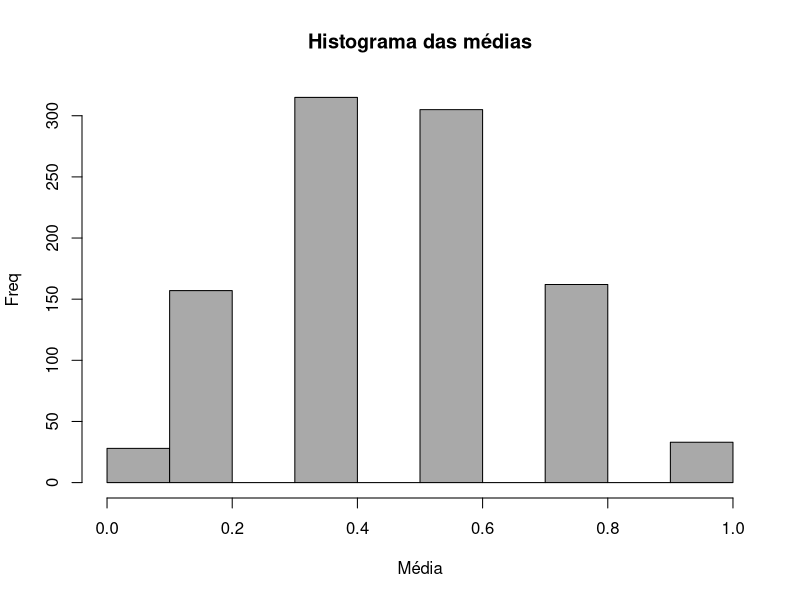
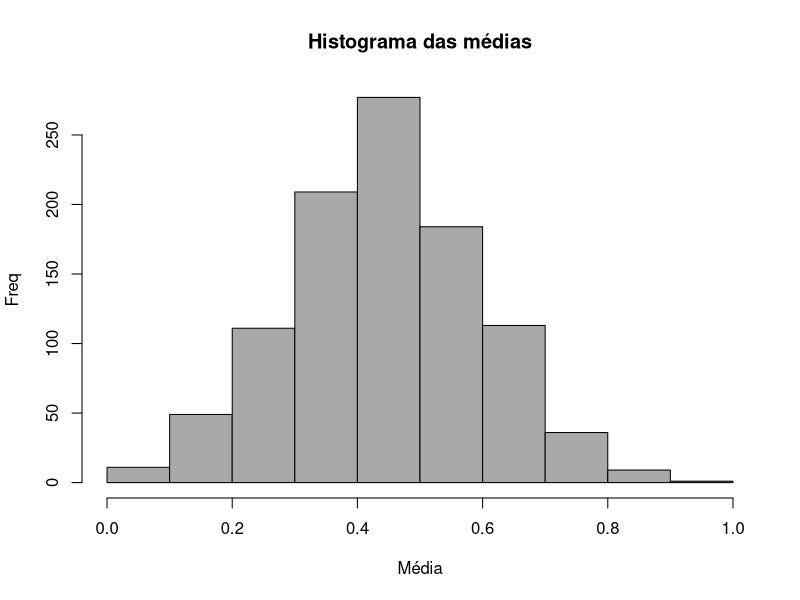
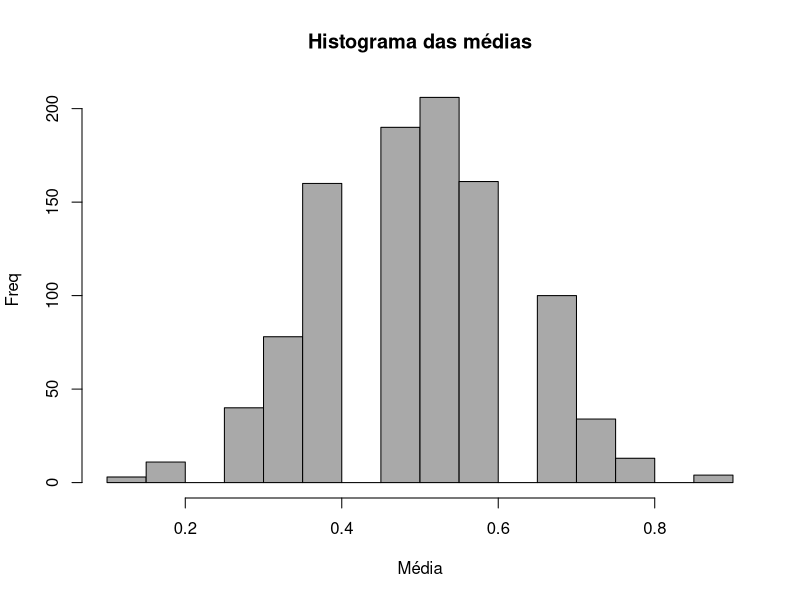
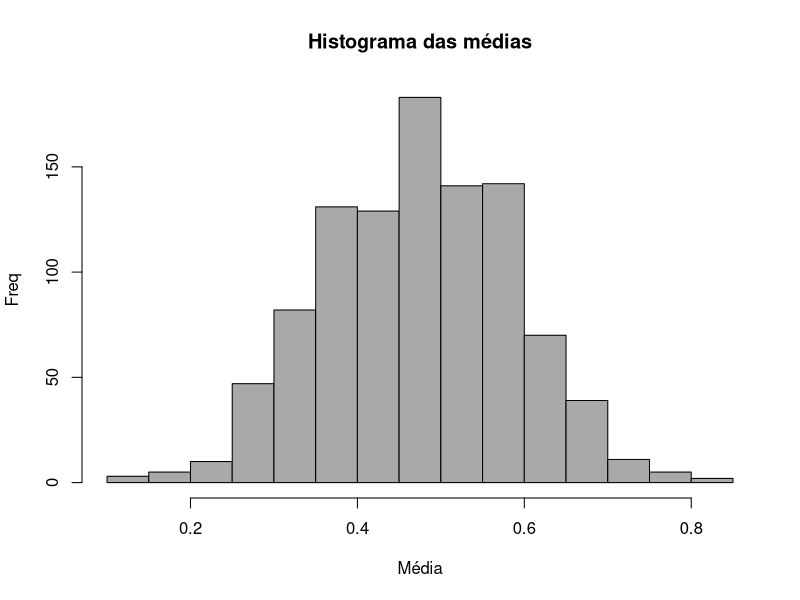
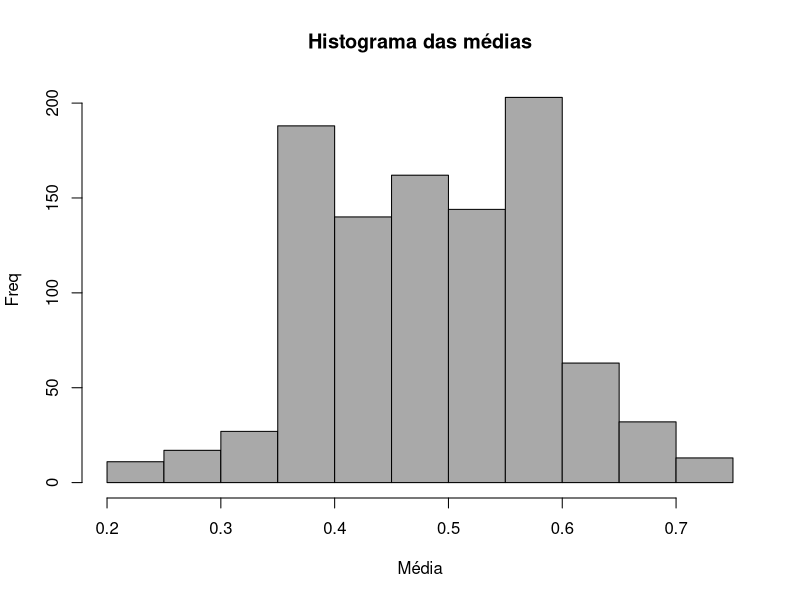
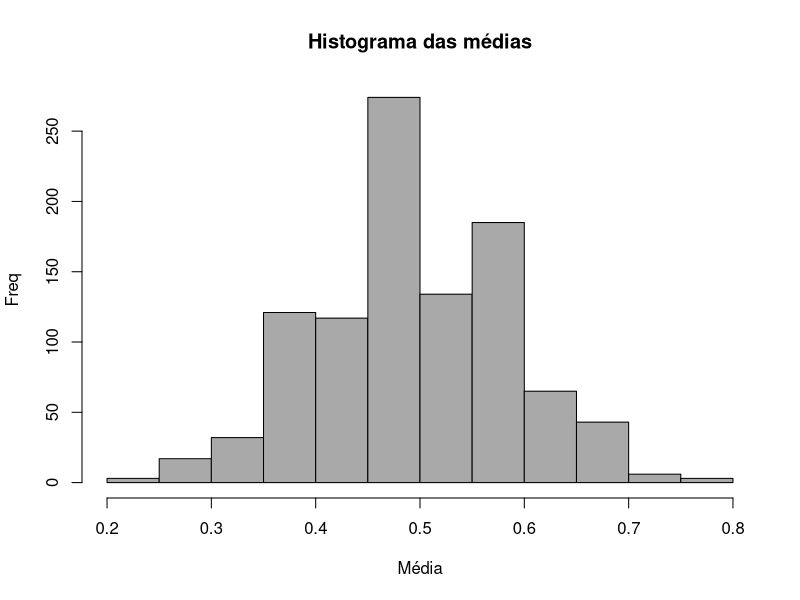
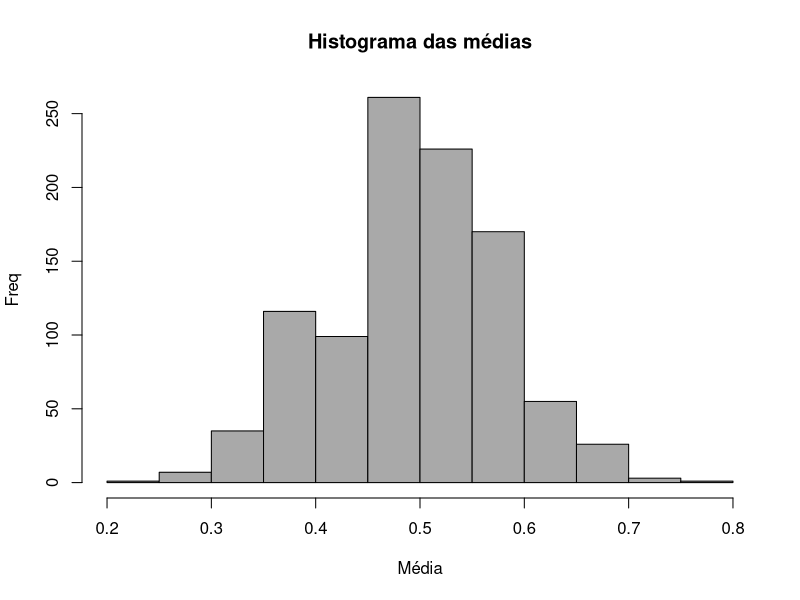
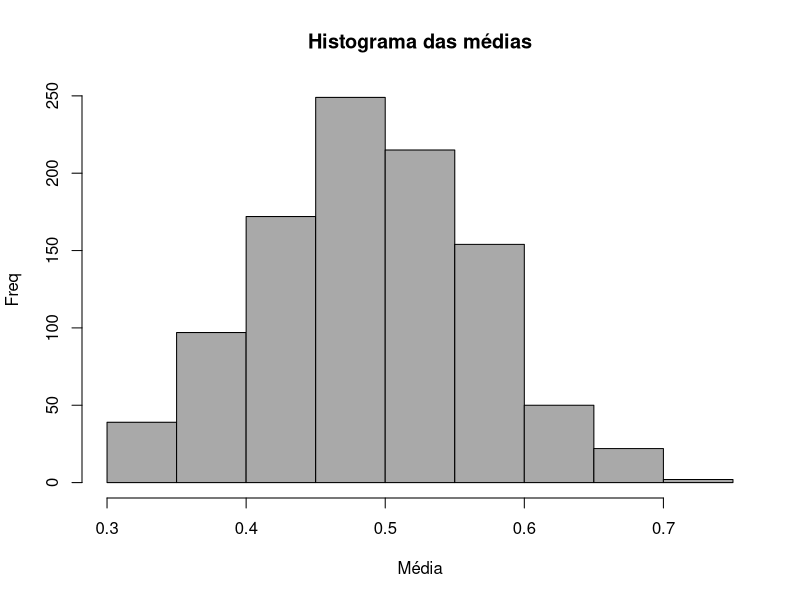

R code for these plots, in order:
## ---- chunk 1
sampleSizes <- c(5, 10, 15, 20, 25, 30, 35, 40, 45, 50, 75, 100, 250, 500, 1000)
## ---- chunk 2
nSamples <- 1000
## ---- chunk 3
bernMeans <- NULL
bernVars <- NULL
plot_list <- NULL

for (size in sampleSizes){
  aux <- NULL
  for(i in 1:1000){
  aux <- c(aux, mean(rbinom(size, 1, 0.5)))
  }
  print(c("Tamanho da amostra:", size))
  plot_list <- c(plot_list, hist(aux, main = "Histograma das médias", xlab = "Média", ylab = "Freq", col = "darkgrey"))
  bernMeans <- c(bernMeans, mean(aux))
  bernVars  <- c(bernVars, var(aux))
}  
bernMeans 
bernVars
## ---- chunk 4
bernMeans <- NULL
bernVars <- NULL
plot_list <- NULL

for (size in sampleSizes){
  aux <- NULL
  for(i in 1:1000){
  aux <- c(aux, mean(rbinom(size, 1, 0.7)))
  }
  print(c("Tamanho da amostra:", size))
  plot_list <- c(plot_list, hist(aux, main = "Histograma das médias", xlab = "Média", ylab = "Freq", col = "darkgrey"))
  bernMeans <- c(bernMeans, mean(aux))
  bernVars  <- c(bernVars, var(aux))
}  
bernMeans 
bernVars
## ---- chunk 5
bernMeans <- NULL
bernVars <- NULL
plot_list <- NULL

for (size in sampleSizes){
  aux <- NULL
  for(i in 1:1000){
  aux <- c(aux, mean(rbinom(size, 5, 0.5)))
  }
  print(c("Tamanho da amostra:", size))
  plot_list <- c(plot_list, hist(aux, main = "Histograma das médias", xlab = "Média", ylab = "Freq", col = "darkgrey"))
  bernMeans <- c(bernMeans, mean(aux))
  bernVars  <- c(bernVars, var(aux))
}  
bernMeans 
bernVars
## ---- chunk 6
bernMeans <- NULL
bernVars <- NULL
plot_list <- NULL

for (size in sampleSizes){
  aux <- NULL
  for(i in 1:1000){
  aux <- c(aux, mean(rbinom(size, 10, 0.3)))
  }
  print(c("Tamanho da amostra:", size))
  plot_list <- c(plot_list, hist(aux, main = "Histograma das médias", xlab = "Média", ylab = "Freq", col = "darkgrey"))
  bernMeans <- c(bernMeans, mean(aux))
  bernVars  <- c(bernVars, var(aux))
}  
bernMeans 
bernVars
## ---- chunk 7
bernMeans <- NULL
bernVars <- NULL
plot_list <- NULL

for (size in sampleSizes){
  aux <- NULL
  for(i in 1:1000){
  aux <- c(aux, mean((rgeom(size, 0.5))))
  }
  print(c("Tamanho da amostra:", size))
  plot_list <- c(plot_list, hist(aux, main = "Histograma das médias", xlab = "Média", ylab = "Freq", col = "darkgrey"))
  bernMeans <- c(bernMeans, mean(aux))
  bernVars  <- c(bernVars, var(aux))
}  
bernMeans 
bernVars
## ---- chunk 8
bernMeans <- NULL
bernVars <- NULL
plot_list <- NULL

for (size in sampleSizes){
  aux <- NULL
  for(i in 1:1000){
  aux <- c(aux, mean(rgeom(size, 0.85)))
  }
  print(c("Tamanho da amostra:", size))
  plot_list <- c(plot_list, hist(aux, main = "Histograma das médias", xlab = "Média", ylab = "Freq", col = "darkgrey"))
  bernMeans <- c(bernMeans, mean(aux))
  bernVars  <- c(bernVars, var(aux))
}  
bernMeans 
bernVars
## ---- chunk 9
bernMeans <- NULL
bernVars <- NULL
plot_list <- NULL

for (size in sampleSizes){
  aux <- NULL
  for(i in 1:1000){
  aux <- c(aux, mean(rpois(size, 4)))
  }
  print(c("Tamanho da amostra:", size))
  plot_list <- c(plot_list, hist(aux, main = "Histograma das médias", xlab = "Média", ylab = "Freq", col = "darkgrey"))
  bernMeans <- c(bernMeans, mean(aux))
  bernVars  <- c(bernVars, var(aux))
}  
bernMeans 
bernVars
## ---- chunk 10
bernMeans <- NULL
bernVars <- NULL
plot_list <- NULL

for (size in sampleSizes){
  aux <- NULL
  for(i in 1:1000){
  aux <- c(aux, mean(rpois(size, 6)))
  }
  print(c("Tamanho da amostra:", size))
  plot_list <- c(plot_list, hist(aux, main = "Histograma das médias", xlab = "Média", ylab = "Freq", col = "darkgrey"))
  bernMeans <- c(bernMeans, mean(aux))
  bernVars  <- c(bernVars, var(aux))
}  
bernMeans 
bernVars
## ---- chunk 11
bernMeans <- NULL
bernVars <- NULL
plot_list <- NULL

for (size in sampleSizes){
  aux <- NULL
  for(i in 1:1000){
  aux <- c(aux, mean(runif(size, min = 0, max = 3)))
  }
  print(c("Tamanho da amostra:", size))
  plot_list <- c(plot_list, hist(aux, main = "Histograma das médias", xlab = "Média", ylab = "Freq", col = "darkgrey"))
  bernMeans <- c(bernMeans, mean(aux))
  bernVars  <- c(bernVars, var(aux))
}  
bernMeans 
bernVars
## ---- chunk 12
bernMeans <- NULL
bernVars <- NULL
plot_list <- NULL

for (size in sampleSizes){
  aux <- NULL
  for(i in 1:1000){
  aux <- c(aux, mean(runif(size, min = 1, max = 5)))
  }
  print(c("Tamanho da amostra:", size))
  plot_list <- c(plot_list, hist(aux, main = "Histograma das médias", xlab = "Média", ylab = "Freq", col = "darkgrey"))
  bernMeans <- c(bernMeans, mean(aux))
  bernVars  <- c(bernVars, var(aux))
}  
bernMeans 
bernVars
## ---- chunk 13
bernMeans <- NULL
bernVars <- NULL
plot_list <- NULL

for (size in sampleSizes){
  aux <- NULL
  for(i in 1:1000){
  aux <- c(aux, mean(rnorm(size, mean = 5, sd = sqrt(1.5))))
  }
  print(c("Tamanho da amostra:", size))
  plot_list <- c(plot_list, hist(aux, main = "Histograma das médias", xlab = "Média", ylab = "Freq", col = "darkgrey"))
  bernMeans <- c(bernMeans, mean(aux))
  bernVars  <- c(bernVars, var(aux))
}  
bernMeans 
bernVars
## ---- chunk 14
bernMeans <- NULL
bernVars <- NULL
plot_list <- NULL

for (size in sampleSizes){
  aux <- NULL
  for(i in 1:1000){
  aux <- c(aux, mean(rnorm(size, mean = 110, sd = sqrt(20))))
  }
  print(c("Tamanho da amostra:", size))
  plot_list <- c(plot_list, hist(aux, main = "Histograma das médias", xlab = "Média", ylab = "Freq", col = "darkgrey"))
  bernMeans <- c(bernMeans, mean(aux))
  bernVars  <- c(bernVars, var(aux))
}  
bernMeans 
bernVars
## ---- chunk 15
bernMeans <- NULL
bernVars <- NULL
plot_list <- NULL

for (size in sampleSizes){
  aux <- NULL
  for(i in 1:1000){
  aux <- c(aux, mean(rexp(size, rate = 5)))
  }
  print(c("Tamanho da amostra:", size))
  plot_list <- c(plot_list, hist(aux, main = "Histograma das médias", xlab = "Média", ylab = "Freq", col = "darkgrey"))
  bernMeans <- c(bernMeans, mean(aux))
  bernVars  <- c(bernVars, var(aux))
}  
bernMeans 
bernVars
## ---- chunk 16
bernMeans <- NULL
bernVars <- NULL
plot_list <- NULL

for (size in sampleSizes){
  aux <- NULL
  for(i in 1:1000){
  aux <- c(aux, mean(rexp(size, rate = 15)))
  }
  print(c("Tamanho da amostra:", size))
  plot_list <- c(plot_list, hist(aux, main = "Histograma das médias", xlab = "Média", ylab = "Freq", col = "darkgrey"))
  bernMeans <- c(bernMeans, mean(aux))
  bernVars  <- c(bernVars, var(aux))
}  
bernMeans 
bernVars
## ---- chunk 17
bernMeans <- NULL
bernVars <- NULL
plot_list <- NULL

for (size in sampleSizes){
  aux <- NULL
  for(i in 1:1000){
  aux <- c(aux, mean(rt(size, 11, ncp = 0)))
  }
  print(c("Tamanho da amostra:", size))
  plot_list <- c(plot_list, hist(aux, main = "Histograma das médias", xlab = "Média", ylab = "Freq", col = "darkgrey"))
  bernMeans <- c(bernMeans, mean(aux))
  bernVars  <- c(bernVars, var(aux))
}  
bernMeans 
bernVars
## ---- chunk 18
bernMeans <- NULL
bernVars <- NULL
plot_list <- NULL

for (size in sampleSizes){
  aux <- NULL
  for(i in 1:1000){
  aux <- c(aux, mean(rt(size, 25, ncp = 0)))
  }
  print(c("Tamanho da amostra:", size))
  plot_list <- c(plot_list, hist(aux, main = "Histograma das médias", xlab = "Média", ylab = "Freq", col = "darkgrey"))
  bernMeans <- c(bernMeans, mean(aux))
  bernVars  <- c(bernVars, var(aux))
}  
bernMeans 
bernVars
## ---- chunk 19
bernMeans <- NULL
bernVars <- NULL
plot_list <- NULL

for (size in sampleSizes){
  aux <- NULL
  for(i in 1:1000){
  aux <- c(aux, mean(rchisq(size, 3, ncp=0)))
  }
  print(c("Tamanho da amostra:", size))
  plot_list <- c(plot_list, hist(aux, main = "Histograma das médias", xlab = "Média", ylab = "Freq", col = "darkgrey"))
  bernMeans <- c(bernMeans, mean(aux))
  bernVars  <- c(bernVars, var(aux))
}  
bernMeans 
bernVars
## ---- chunk 20
bernMeans <- NULL
bernVars <- NULL
plot_list <- NULL

for (size in sampleSizes){
  aux <- NULL
  for(i in 1:1000){
  aux <- c(aux, mean(rchisq(size, 10, ncp=0)))
  }
  print(c("Tamanho da amostra:", size))
  plot_list <- c(plot_list, hist(aux, main = "Histograma das médias", xlab = "Média", ylab = "Freq", col = "darkgrey"))
  bernMeans <- c(bernMeans, mean(aux))
  bernVars  <- c(bernVars, var(aux))
}  
bernMeans 
bernVars
## ---- chunk 21
bernMeans <- NULL
bernVars <- NULL
plot_list <- NULL

for (size in sampleSizes){
  aux <- NULL
  for(i in 1:1000){
  aux <- c(aux, mean(rf(size, 9, 5, ncp = 0)))
  }
  print(c("Tamanho da amostra:", size))
  plot_list <- c(plot_list, hist(aux, main = "Histograma das médias", xlab = "Média", ylab = "Freq", col = "darkgrey"))
  bernMeans <- c(bernMeans, mean(aux))
  bernVars  <- c(bernVars, var(aux))
}  
bernMeans 
bernVars
## ---- chunk 22
bernMeans <- NULL
bernVars <- NULL
plot_list <- NULL

for (size in sampleSizes){
  aux <- NULL
  for(i in 1:1000){
  aux <- c(aux, mean(rf(size, 15, 6, ncp = 0)))
  }
  print(c("Tamanho da amostra:", size))
  plot_list <- c(plot_list, hist(aux, main = "Histograma das médias", xlab = "Média", ylab = "Freq", col = "darkgrey"))
  bernMeans <- c(bernMeans, mean(aux))
  bernVars  <- c(bernVars, var(aux))
}  
bernMeans 
bernVars
